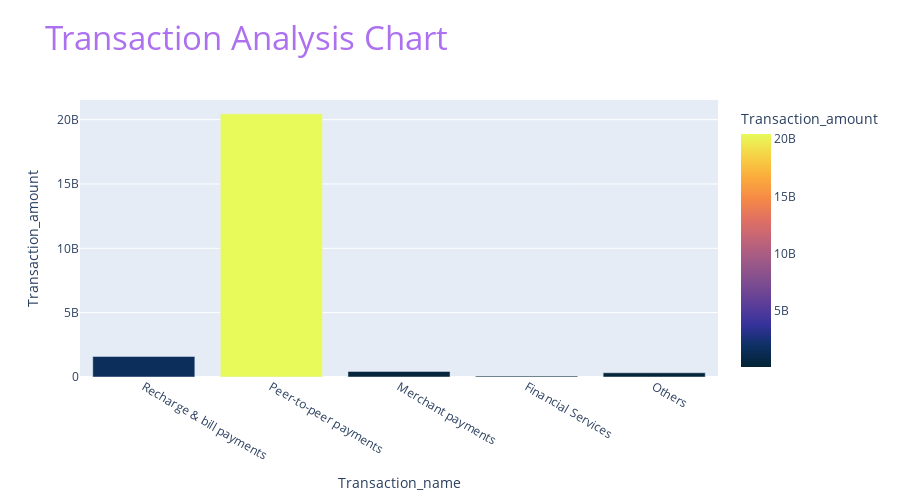

Notebook code cell kept with this figure:
### Code cell
# bar chart -State wise Transaction Analysis bar chart   /   ------ #

df_st_tr_tab_bar_qry_rslt1['Transaction_name'] = df_st_tr_tab_bar_qry_rslt1['Transaction_name'].astype(str)
df_st_tr_tab_bar_qry_rslt1['Transaction_amount'] = df_st_tr_tab_bar_qry_rslt1['Transaction_amount'].astype(
    float)
df_st_tr_tab_bar_qry_rslt1_fig = px.bar(df_st_tr_tab_bar_qry_rslt1, x='Transaction_name',
                                        y='Transaction_amount', color='Transaction_amount',
                                        color_continuous_scale='thermal',
                                        title='Transaction Analysis Chart', height=500, )
df_st_tr_tab_bar_qry_rslt1_fig.update_layout(title_font=dict(size=33), title_font_color='#AD71EF')

### Figure 1 — Plotly figure (JSON) as saved in the notebook; plotly's stock layout.template omitted (floating-point values rounded to 4 significant figures)
{"data": [{"alignmentgroup": "True", "hovertemplate": "Transaction_name=%{x}<br>Transaction_amount=%{marker.color}<extra></extra>", "legendgroup": "", "marker": {"color": [1598590000, 20451500000, 436785000, 68952100, 328092000], "coloraxis": "coloraxis", "pattern": {"shape": ""}}, "name": "", "offsetgroup": "", "orientation": "v", "showlegend": false, "textposition": "auto", "type": "bar", "x": ["Recharge & bill payments", "Peer-to-peer payments", "Merchant payments", "Financial Services", "Others"], "xaxis": "x", "y": [1598590000, 20451500000, 436785000, 68952100, 328092000], "yaxis": "y"}], "layout": {"barmode": "relative", "coloraxis": {"colorbar": {"title": {"text": "Transaction_amount"}}, "colorscale": [[0, "rgb(3, 35, 51)"], [0.09091, "rgb(13, 48, 100)"], [0.1818, "rgb(53, 50, 155)"], [0.2727, "rgb(93, 62, 153)"], [0.3636, "rgb(126, 77, 143)"], [0.4545, "rgb(158, 89, 135)"], [0.5455, "rgb(193, 100, 121)"], [0.6364, "rgb(225, 113, 97)"], [0.7273, "rgb(246, 139, 69)"], [0.8182, "rgb(251, 173, 60)"], [0.9091, "rgb(246, 211, 70)"], [1, "rgb(231, 250, 90)"]]}, "height": 500, "legend": {"tracegroupgap": 0}, "title": {"font": {"color": "#AD71EF", "size": 33}, "text": "Transaction Analysis Chart"}, "xaxis": {"anchor": "y", "domain": [0, 1], "title": {"text": "Transaction_name"}}, "yaxis": {"anchor": "x", "domain": [0, 1], "title": {"text": "Transaction_amount"}}}}
